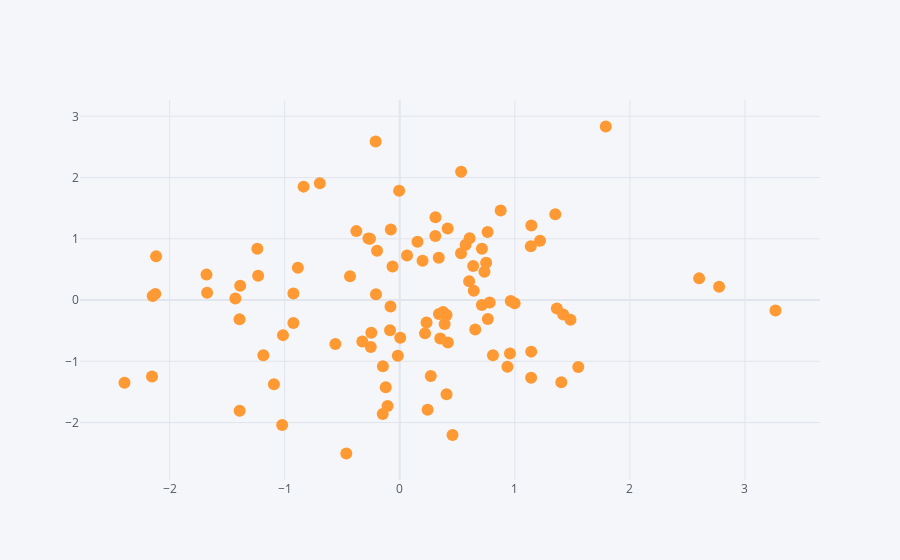

Notebook code for this chart:
### Code cell
df.iplot(kind='scatter', x='A',y='B', mode='markers')
